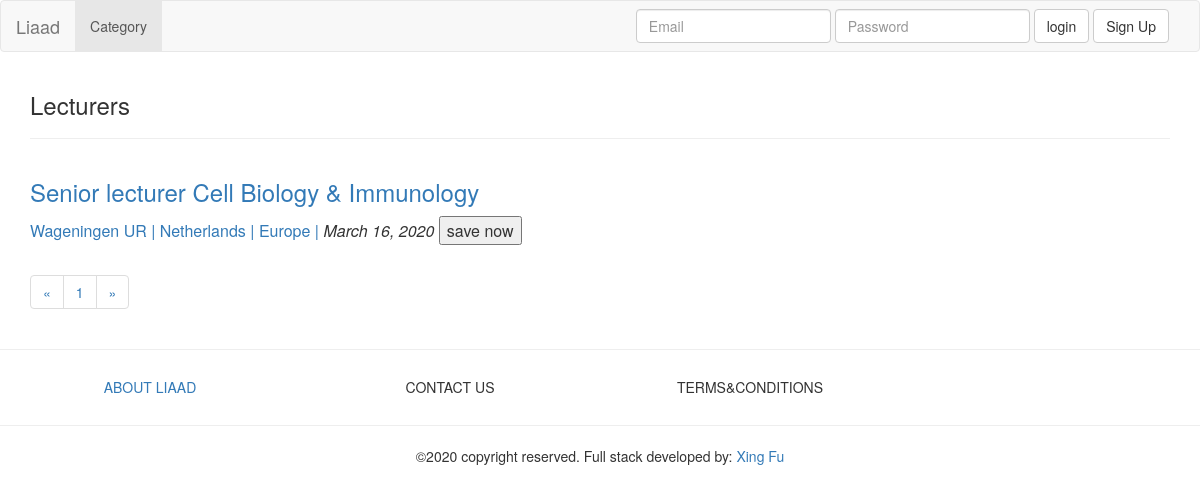
Page /type/vacancies/?type=Lecturers on the committed database.
### article/models.py (models this page shows, shortened)
class Types(models.Model):
    types = models.CharField(max_length=20)

class Article(models.Model):
    title = models.CharField(max_length=150)
    context = models.TextField()
    url = models.URLField()
    region = models.ForeignKey(Region, on_delete=models.DO_NOTHING)
    country = models.ForeignKey(Country, on_delete=models.DO_NOTHING)
    discipline = models.ForeignKey(Discipline, on_delete=models.DO_NOTHING)
    university = models.ForeignKey(University, on_delete=models.DO_NOTHING)
    types = models.ForeignKey(Types, on_delete=models.DO_NOTHING)
    create_time =models.DateField(auto_now= True)
    create_time_roll = models.DateTimeField(auto_now=True)
    user_collect = models.ManyToManyField('user.User', through='user.collect_blogs')
    class Meta:
        ordering =['-create_time_roll']

class University(models.Model):
    university = models.CharField(max_length=30)
    region = models.ForeignKey(Region, on_delete=models.DO_NOTHING, null=True)
    country = models.ForeignKey(Country, on_delete=models.DO_NOTHING, null=True)
    def __str__(self):
        return self.university

class Country(models.Model):
    country = models.CharField(max_length=15)
    region = models.ForeignKey(Region, on_delete=models.DO_NOTHING, null=True)
    def __str__(self):
        return self.country

class Region(models.Model):
    content = models.CharField(max_length=10)
    def __str__(self):
        return self.content

### article/views.py (the view)
# urls.py: path('vacancies/', views.vacancies_view, name= 'vacancies' ),
def vacancies_view(request):
    types = request.GET.get('type',1)
    blogs_all = Article.objects.filter(types__types=types)
    page_num = request.GET.get('page', 1)
    paginator = Paginator(blogs_all, 10)
    blog_page = paginator.get_page(page_num)
    context = {}
    context['blogs'] = blog_page
    context['heading'] = str(types)
    return render(request, 'base_backup.html', context)

### article/templates/base_backup.html (shortened to what this page needs)
{% extends 'index.html' %}
{% block content %}
<h3> {{heading}}</h3>
<hr>
<table  cellspacing="0" cellpadding="0"  valign="middle">
    {% for blog in blogs.object_list %}
    <tr>
        <td><p><a href="{% url 'blog_detail' blog.pk %}"><h3>{{ blog.title }} </h3></a></p></td>
    </tr>
    <tr>
        <td align="left">
            <p>
               <a> {{blog.university}} | </a>
                <a>{{blog.country}} | </a>
                <a>{{blog.region}} | </a>
            <i>{{blog.create_time}}</i>
                <button onclick="add_fav($(this), {{ blog.pk }}, {{user.pk}})"> save now </button>
            </p></td>
    </tr>
    {% endfor %}
</table>
<div>
    <ul class="pagination">
    <li><a href="?page=1">&laquo;</a></li>
         {% for page_num in blogs.paginator.page_range %}
            <li><a href="?page={{ page_num }}">{{ page_num }}</a></li>
         {% endfor %}
    <li><a href="?page={{blogs.paginator.num_pages}}">&raquo</a></li>
</ul>
</div>
{% endblock%}

### rows in the picture
Types: types "Lecturers"
Article: university "Wageningen UR", country "Netherlands", region "Europe", create_time "March 16, 2020"

### other values in the picture
{{ page_num }} "1"
